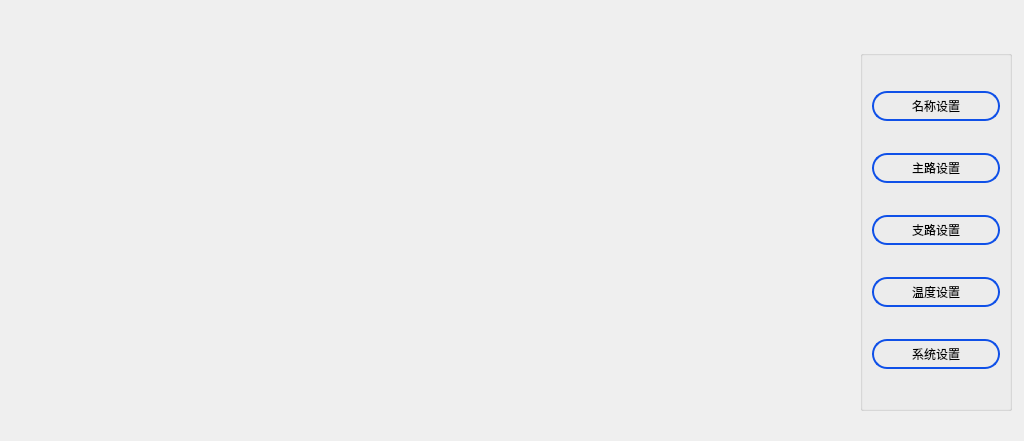
<?xml version="1.0" encoding="UTF-8"?>
<ui version="4.0">
 <class>SetMainWid</class>
 <widget class="QWidget" name="SetMainWid">
  <property name="geometry">
   <rect>
    <x>0</x>
    <y>0</y>
    <width>1024</width>
    <height>441</height>
   </rect>
  </property>
  <property name="windowTitle">
   <string>Form</string>
  </property>
  <property name="styleSheet">
   <string notr="true">QPushButton{
border:2px solid rgb(15,80,232);
border-radius:15px
}</string>
  </property>
  <widget class="QStackedWidget" name="stackedWidget">
   <property name="geometry">
    <rect>
     <x>1</x>
     <y>20</y>
     <width>831</width>
     <height>430</height>
    </rect>
   </property>
   <property name="styleSheet">
    <string notr="true"/>
   </property>
  </widget>
  <widget class="QGroupBox" name="groupBox">
   <property name="geometry">
    <rect>
     <x>860</x>
     <y>50</y>
     <width>152</width>
     <height>361</height>
    </rect>
   </property>
   <property name="styleSheet">
    <string notr="true">QGroupBox{
border:5px solid rgb(15,78,225);
border-radius:15px
};</string>
   </property>
   <property name="title">
    <string/>
   </property>
   <layout class="QVBoxLayout" name="verticalLayout">
    <item>
     <widget class="QPushButton" name="nameBtn">
      <property name="maximumSize">
       <size>
        <width>16777215</width>
        <height>30</height>
       </size>
      </property>
      <property name="styleSheet">
       <string notr="true"/>
      </property>
      <property name="text">
       <string>名称设置</string>
      </property>
      <property name="flat">
       <bool>false</bool>
      </property>
     </widget>
    </item>
    <item>
     <widget class="QPushButton" name="lineBtn">
      <property name="maximumSize">
       <size>
        <width>16777215</width>
        <height>30</height>
       </size>
      </property>
      <property name="styleSheet">
       <string notr="true"/>
      </property>
      <property name="text">
       <string>主路设置</string>
      </property>
     </widget>
    </item>
    <item>
     <widget class="QPushButton" name="loopBtn">
      <property name="maximumSize">
       <size>
        <width>16777215</width>
        <height>30</height>
       </size>
      </property>
      <property name="styleSheet">
       <string notr="true"/>
      </property>
      <property name="text">
       <string>支路设置</string>
      </property>
     </widget>
    </item>
    <item>
     <widget class="QPushButton" name="temBtn">
      <property name="maximumSize">
       <size>
        <width>16777215</width>
        <height>30</height>
       </size>
      </property>
      <property name="styleSheet">
       <string notr="true"/>
      </property>
      <property name="text">
       <string>温度设置</string>
      </property>
     </widget>
    </item>
    <item>
     <widget class="QPushButton" name="sysBtn">
      <property name="maximumSize">
       <size>
        <width>16777215</width>
        <height>30</height>
       </size>
      </property>
      <property name="styleSheet">
       <string notr="true"/>
      </property>
      <property name="text">
       <string>系统设置</string>
      </property>
     </widget>
    </item>
   </layout>
  </widget>
 </widget>
 <resources/>
 <connections/>
</ui>
